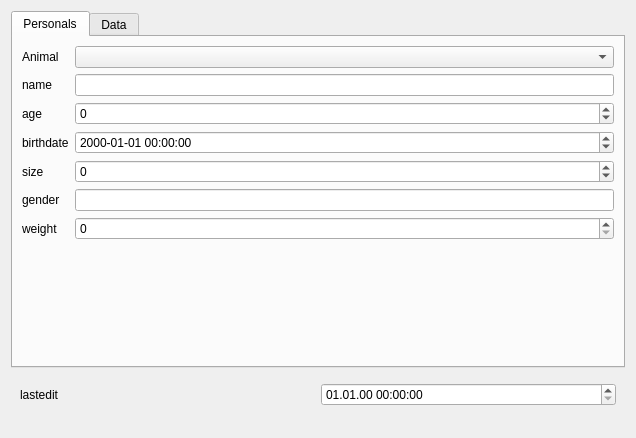
<?xml version="1.0" encoding="UTF-8"?>
<ui version="4.0">
 <class>widget</class>
 <widget class="QWidget" name="widget">
  <property name="geometry">
   <rect>
    <x>0</x>
    <y>0</y>
    <width>636</width>
    <height>438</height>
   </rect>
  </property>
  <layout class="QGridLayout">
   <item row="0" column="0" colspan="2">
    <widget class="QTabWidget" name="tabWidget">
     <widget class="QWidget" name="widget">
      <attribute name="title">
       <string>Personals</string>
      </attribute>
      <layout class="QGridLayout">
       <item row="0" column="1">
        <widget class="QComboBox" name="kvrel__animal__animal_names__value__name">
         <property name="readOnly" stdset="0">
          <bool>false</bool>
         </property>
         <property name="required" stdset="0">
          <bool>false</bool>
         </property>
        </widget>
       </item>
       <item row="0" column="0">
        <widget class="QLabel" name="label">
         <property name="text">
          <string>Animal</string>
         </property>
        </widget>
       </item>
       <item row="1" column="1">
        <widget class="QLineEdit" name="name">
         <property name="readOnly">
          <bool>false</bool>
         </property>
         <property name="required" stdset="0">
          <bool>false</bool>
         </property>
        </widget>
       </item>
       <item row="1" column="0">
        <widget class="QLabel" name="label">
         <property name="text">
          <string notr="true">name</string>
         </property>
        </widget>
       </item>
       <item row="2" column="1">
        <widget class="QSpinBox" name="age">
         <property name="readOnly">
          <bool>false</bool>
         </property>
         <property name="minimum">
          <number>-2147483648</number>
         </property>
         <property name="maximum">
          <number>2147483647</number>
         </property>
         <property name="singleStep">
          <number>1</number>
         </property>
         <property name="required" stdset="0">
          <bool>true</bool>
         </property>
        </widget>
       </item>
       <item row="2" column="0">
        <widget class="QLabel" name="label">
         <property name="text">
          <string>age</string>
         </property>
        </widget>
       </item>
       <item row="3" column="1">
        <widget class="QDateTimeEdit" name="birthdate">
         <property name="readOnly">
          <bool>false</bool>
         </property>
         <property name="displayFormat">
          <string>yyyy-MM-dd HH:mm:ss</string>
         </property>
         <property name="required" stdset="0">
          <bool>false</bool>
         </property>
        </widget>
       </item>
       <item row="3" column="0">
        <widget class="QLabel" name="label">
         <property name="text">
          <string>birthdate</string>
         </property>
        </widget>
       </item>
       <item row="4" column="1">
        <widget class="QSpinBox" name="size">
         <property name="readOnly">
          <bool>false</bool>
         </property>
         <property name="minimum">
          <number>-2147483648</number>
         </property>
         <property name="maximum">
          <number>2147483647</number>
         </property>
         <property name="singleStep">
          <number>1</number>
         </property>
         <property name="required" stdset="0">
          <bool>false</bool>
         </property>
        </widget>
       </item>
       <item row="4" column="0">
        <widget class="QLabel" name="label">
         <property name="text">
          <string>size</string>
         </property>
        </widget>
       </item>
       <item row="5" column="1">
        <widget class="QLineEdit" name="gender">
         <property name="readOnly">
          <bool>false</bool>
         </property>
         <property name="required" stdset="0">
          <bool>false</bool>
         </property>
        </widget>
       </item>
       <item row="5" column="0">
        <widget class="QLabel" name="label">
         <property name="text">
          <string>gender</string>
         </property>
        </widget>
       </item>
       <item row="6" column="1">
        <widget class="QSpinBox" name="weight">
         <property name="readOnly">
          <bool>false</bool>
         </property>
         <property name="minimum">
          <number>0</number>
         </property>
         <property name="maximum">
          <number>99</number>
         </property>
         <property name="singleStep">
          <number>1</number>
         </property>
         <property name="required" stdset="0">
          <bool>false</bool>
         </property>
        </widget>
       </item>
       <item row="6" column="0">
        <widget class="QLabel" name="label">
         <property name="text">
          <string>weight</string>
         </property>
        </widget>
       </item>
       <item row="8" column="0" colspan="2">
        <spacer>
         <property name="orientation">
          <enum>Qt::Vertical</enum>
         </property>
         <property name="sizeHint" stdset="0">
          <size>
           <width>0</width>
           <height>0</height>
          </size>
         </property>
        </spacer>
       </item>
      </layout>
     </widget>
     <widget class="QWidget" name="widget">
      <attribute name="title">
       <string>Data</string>
      </attribute>
      <layout class="QGridLayout">
       <item row="0" column="1">
        <widget class="QCheckBox" name="hungry">
         <property name="readOnly" stdset="0">
          <bool>false</bool>
         </property>
         <property name="required" stdset="0">
          <bool>false</bool>
         </property>
        </widget>
       </item>
       <item row="0" column="0">
        <widget class="QLabel" name="label">
         <property name="text">
          <string>hungry</string>
         </property>
        </widget>
       </item>
       <item row="0" column="3">
        <widget class="QCheckBox" name="sleepy">
         <property name="readOnly" stdset="0">
          <bool>false</bool>
         </property>
         <property name="required" stdset="0">
          <bool>false</bool>
         </property>
        </widget>
       </item>
       <item row="0" column="2">
        <widget class="QLabel" name="label">
         <property name="text">
          <string>sleepy</string>
         </property>
        </widget>
       </item>
       <item row="1" column="1">
        <widget class="QTextEdit" name="remarks">
         <property name="readOnly">
          <bool>false</bool>
         </property>
         <property name="required" stdset="0">
          <bool>false</bool>
         </property>
        </widget>
       </item>
       <item row="1" column="0">
        <widget class="QLabel" name="label">
         <property name="text">
          <string>remarks</string>
         </property>
        </widget>
       </item>
       <item row="1" column="3">
        <widget class="QLineEdit" name="picture__upload">
         <property name="text">
          <string>*.jpg</string>
         </property>
         <property name="readOnly">
          <bool>false</bool>
         </property>
         <property name="required" stdset="0">
          <bool>false</bool>
         </property>
        </widget>
       </item>
       <item row="1" column="2">
        <widget class="QLabel" name="label">
         <property name="text">
          <string>picture</string>
         </property>
        </widget>
       </item>
       <item row="2" column="0" colspan="2">
        <widget class="QGroupBox" name="nrel__doctable__fk_animal">
         <property name="title">
          <string>Documents relation</string>
         </property>
         <layout class="QGridLayout">
          <item row="0" column="0">
           <widget class="QLabel" name="header__name">
            <property name="text">
             <string>name</string>
            </property>
           </widget>
          </item>
          <item row="1" column="0">
           <widget class="QLineEdit" name="doctable__name__upload">
            <property name="text">
             <string>*.jpg,*.bmp,*.jpeg</string>
            </property>
            <property name="readOnly">
             <bool>false</bool>
            </property>
            <property name="required" stdset="0">
             <bool>false</bool>
            </property>
           </widget>
          </item>
          <item row="0" column="1">
           <widget class="QLabel" name="header__verified">
            <property name="text">
             <string>verified</string>
            </property>
           </widget>
          </item>
          <item row="1" column="1">
           <widget class="QCheckBox" name="doctable__verified">
            <property name="readOnly" stdset="0">
             <bool>false</bool>
            </property>
            <property name="required" stdset="0">
             <bool>false</bool>
            </property>
           </widget>
          </item>
          <item row="0" column="2">
           <widget class="QLabel" name="header__type">
            <property name="text">
             <string>type</string>
            </property>
           </widget>
          </item>
          <item row="1" column="2">
           <widget class="QComboBox" name="kvrel__doctable__type__document_types__value__name">
            <property name="readOnly" stdset="0">
             <bool>false</bool>
            </property>
            <property name="required" stdset="0">
             <bool>false</bool>
            </property>
           </widget>
          </item>
          <item row="0" column="3">
           <widget class="QLabel" name="header__name__user">
            <property name="text">
             <string>name__user</string>
            </property>
           </widget>
          </item>
          <item row="1" column="3">
           <widget class="QLineEdit" name="doctable__name__user">
            <property name="readOnly">
             <bool>false</bool>
            </property>
            <property name="required" stdset="0">
             <bool>false</bool>
            </property>
           </widget>
          </item>
         </layout>
        </widget>
       </item>
       <item row="3" column="0" colspan="4">
        <spacer>
         <property name="orientation">
          <enum>Qt::Vertical</enum>
         </property>
        </spacer>
       </item>
      </layout>
     </widget>
    </widget>
   </item>
   <item row="2" column="0" colspan="2">
    <widget class="QFrame" name="frame">
     <layout class="QGridLayout">
      <item row="0" column="1">
       <widget class="QDateTimeEdit" name="lastedit">
        <property name="readOnly">
         <bool>false</bool>
        </property>
        <property name="displayFormat">
         <string>dd.MM.yy HH:mm:ss</string>
        </property>
        <property name="required" stdset="0">
         <bool>false</bool>
        </property>
       </widget>
      </item>
      <item row="0" column="0">
       <widget class="QLabel" name="label">
        <property name="text">
         <string>lastedit</string>
        </property>
       </widget>
      </item>
      <item row="2" column="0" colspan="2">
       <spacer>
        <property name="orientation">
         <enum>Qt::Vertical</enum>
        </property>
        <property name="sizeHint" stdset="0">
         <size>
          <width>0</width>
          <height>0</height>
         </size>
        </property>
       </spacer>
      </item>
     </layout>
    </widget>
   </item>
   <item row="4" column="0" colspan="2">
    <spacer>
     <property name="orientation">
      <enum>Qt::Vertical</enum>
     </property>
     <property name="sizeHint" stdset="0">
      <size>
       <width>0</width>
       <height>0</height>
      </size>
     </property>
    </spacer>
   </item>
  </layout>
 </widget>
 <resources/>
 <connections/>
</ui>
